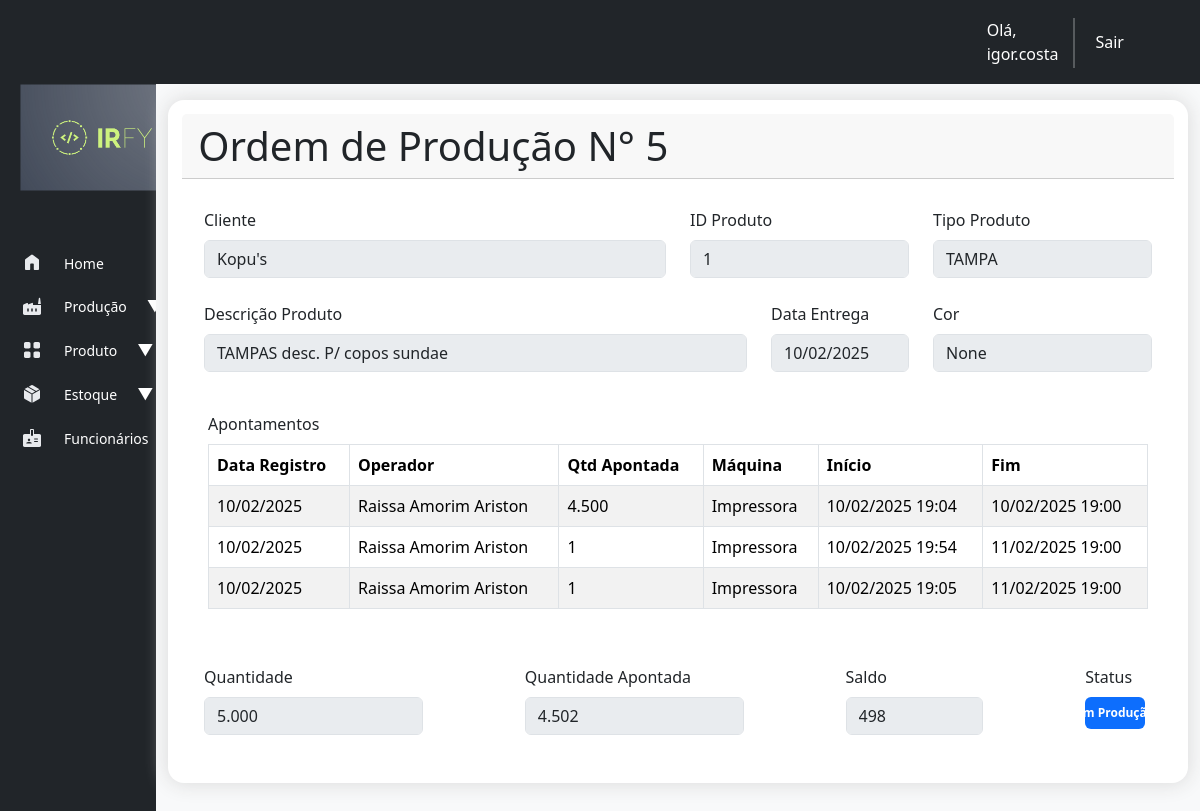
Screenshot of /producao/ordem_producao/5/ (signed in) with the database file from the repository.
### producao/models.py (models this page shows, shortened)
class OrdemProducao(models.Model):
    STATUS_CHOICES = [
        ('pendente', 'Pendente'),
        ('em_producao', 'Em Produção'),
        ('finalizada', 'Finalizada'),
    ]
    produto = models.ForeignKey(Produto, on_delete=models.CASCADE)
    quantidade = models.FloatField()
    quantidade_produzida = models.FloatField(default=0)
    saldo_op = models.FloatField(blank=True, null=True)
    data_criacao = models.DateTimeField(auto_now_add=True)
    data_previsao = models.DateField()
    status = models.CharField(max_length=20, choices=STATUS_CHOICES, default='pendente')
    is_estoque = models.BooleanField(default=0)
    data_fabricacao = models.DateField(null=True)
    lote = models.CharField(max_length=10, null=True)
    class Meta:
        verbose_name_plural = 'ordens_de_producao'

class ApontamentoProducao(models.Model):
    ordem_producao = models.ForeignKey(OrdemProducao, on_delete=models.CASCADE)
    quantidade_produzida = models.IntegerField()
    maquina = models.ForeignKey(Maquina, on_delete=models.CASCADE)
    funcionario_apontamento = models.ForeignKey(Funcionario, on_delete=models.CASCADE, default=1)
    inicio_producao = models.DateTimeField()
    fim_producao = models.DateTimeField()
    data_input_apontamento = models.DateTimeField(auto_now_add=True)
    class Meta:
        verbose_name_plural = 'Apontamentos'

class Maquina(models.Model):
    STATUS_CHOICES = [
        ('ativo', 'Ativo'),
        ('inativo', 'Inativo'),
    ]
    nome = models.CharField(max_length=255)
    codigo = models.CharField(max_length=50, unique=True)
    observacao = models.CharField(max_length=300, blank=True, null=True)
    capacidade_producao = models.DecimalField(max_digits=10, decimal_places=2)
    em_manutencao = models.BooleanField(default=False)
    status = models.CharField(max_length=7, choices=STATUS_CHOICES, default="ativo")
    date_added = models.DateTimeField(auto_now_add=True)
    def __str__(self):
        return self.nome

### cadastro/models.py (models this page shows)
class Produto(models.Model):
    TIPO_PRODUTO = [
        ('TAMPA', 'Tampa'),
        ('COPO', 'Copo'),
        ('POTE', 'Pote'),
        ('BANDEJA', 'Bandeja'),
        ('PRATO', 'Prato'),
        ('KIT POTE', 'Kit Pote'),
    ]
    STATUS_PRODUTO = [
        ('ativo', 'Ativo'),
        ('inativo', 'Inativo'),
    ]
    cliente = models.ForeignKey(Cliente, on_delete=models.CASCADE)
    tipo = models.CharField(max_length=10, choices=TIPO_PRODUTO, null=True)
    codigo = models.CharField(max_length=50, unique=True)
    descricao = models.TextField(blank=True, null=True)
    material = models.CharField(max_length=100, null=True, blank=True)
    peso = models.DecimalField(max_digits=10, decimal_places=2, null=True)
    volume = models.IntegerField(null=True)
    cor = models.CharField(max_length=50, null=True, blank=True)
    status = models.CharField(max_length=7, choices=STATUS_PRODUTO, default="ativo", null=True)
    def __str__(self):
        return self.codigo

class Cliente(models.Model):
    TIPOS_CLIENTE = [
        ('pf', 'Pessoa Física'),
        ('pj', 'Pessoa Jurídica'),
    ]
    nome_cliente = models.CharField(max_length=255)
    tipo_cliente = models.CharField(max_length=2, choices=TIPOS_CLIENTE, default='pf')
    cpf_cnpj = models.CharField(max_length=18, unique=True)
    email = models.EmailField(max_length=254)
    telefone = models.CharField(max_length=20, blank=True, null=True)
    endereco = models.TextField()
    data_cadastro = models.DateTimeField(auto_now_add=True)
    def __str__(self):
        return self.nome_cliente

class Funcionario(models.Model):
    STATUS_CHOICES = [
        ('ativo', 'Ativo'),        ('inativo', 'Inativo'),
    ]
    nome_funcionario = models.CharField(max_length=100)
    matricula_funcionario = models.CharField(max_length=5, unique=True)
    status = models.CharField(max_length=7, choices=STATUS_CHOICES, default="ativo")
    created_at = models.DateField(auto_now_add=True)
    def __str__(self):
        return self.nome_funcionario

### producao/views.py (the view)
# urls.py: path('ordem_producao/<ordem_producao_id>/', views.ordem_de_producao, name='ordem_producao'),
@login_required
def ordem_de_producao(request, ordem_producao_id):
    ordem_producao = OrdemProducao.objects.get(id=ordem_producao_id)
    apontamentos = ApontamentoProducao.objects.filter(ordem_producao=ordem_producao)
    context = {'ordem_producao': ordem_producao, 'apontamentos': apontamentos}
    return render(request, 'producao/ordem_producao.html', context)

### producao/templates/producao/ordem_producao.html (shortened to what this page needs)
{% extends "base.html" %}
{% load humanize %}
{% load django_bootstrap5 %}
{% block header %}
    <div class="card-header d-flex justify-content-between">
      <div>
          <h2 class="display-6 mb-0">Ordem de Produção N° <strong>{{ ordem_producao.id }}</strong></h2>
      </div>
  </div>
{% endblock header %}
{% block content %}
    <div class="container">
        <div class="row">
            <div class="col-md-6 mb-4">
                <label for="disabledTextInput" class="form-label">Cliente</label>
                <input disabled type="text" id="disabledTextInput" class="form-control form-control" value="{{ ordem_producao.produto.cliente }}">
            </div>
            <div class="col-md-3 mb-4">
                <label for="disabledTextInput" class="form-label">ID Produto</label>
                <input disabled type="text" id="disabledTextInput" class="form-control form-control" value="{{ ordem_producao.produto }}">
            </div>
            <div class="col-md-3 mb-4">
                <label for="disabledTextInput" class="form-label">Tipo Produto</label>
                <input disabled type="text" id="disabledTextInput" class="form-control form-control" value="{{ ordem_producao.produto.tipo }}">
            </div>
        </div>
        <div class="row">
            <div class="col-md-7 mb-4">
                <label for="disabledTextInput" class="form-label">Descrição Produto</label>
                <input disabled type="text" id="disabledTextInput" class="form-control form-control" value="{{ ordem_producao.produto.descricao }}">
            </div>
            <div class="col-md-2 mb-4">
                <label for="disabledTextInput" class="form-label">Data Entrega</label>
                <input disabled type="text" id="disabledTextInput" class="form-control form-control" value="{{ ordem_producao.data_previsao | date:'d/m/Y' }}">
            </div>
            <div class="col-md-3 mb-4">
                <label for="disabledTextInput" class="form-label">Cor</label>
                <input disabled type="text" id="disabledTextInput" class="form-control form-control" value="{{ ordem_producao.produto.cor }}">
            </div>
        </div>
        <div class="row">
            <div class="col-md-12 mb-4 p-3">
                <label class="form-label">Apontamentos</label>
                <table class="table table-bordered table-striped">
                    <thead>
                        <tr>
                            <th>Data Registro</th>
                            <th>Operador</th>
                            <th>Qtd Apontada</th>
                            <th>Máquina</th>
                            <th>Início</th>
                            <th>Fim</th>
                        </tr>
                    </thead>
                    <tbody>
                        {% for apontamento in apontamentos %}
                        <tr>
                            <td> {{ apontamento.data_input_apontamento | date:'d/m/Y' }} </td>
                            <td> {{ apontamento.funcionario_apontamento }} </td>
                            <td> {{ apontamento.quantidade_produzida | intcomma }} </td>
                            <td> {{ apontamento.maquina }} </td>
                            <td> {{ apontamento.inicio_producao | date:'d/m/Y H:s' }} </td>
                            <td> {{ apontamento.fim_producao | date:'d/m/Y H:s' }} </td>
                        </tr>
                        {% empty %}
                        <tr>
                            <td colspan="5">Nenhum apontamento encontrado.</td>
                        </tr>
                        {% endfor %}
                    </tbody>
                </table>
            </div>
        </div>
        <div class="row">
            <div class="col-md-3 mb-4">
                <label for="disabledTextInput" class="form-label">Quantidade</label>
                <input disabled type="text" id="disabledTextInput" class="form-control form-control" value="{{ ordem_producao.quantidade|floatformat:0|intcomma }}">
            </div>
            <div class="col-md-3 mb-4" style="margin-left: 8%;">
                <label for="disabledTextInput" class="form-label">Quantidade Apontada</label>
                <input disabled type="text" id="disabledTextInput" class="form-control form-control" value="{{ ordem_producao.quantidade_produzida|floatformat:0|intcomma }}">
            </div>
            <div class="col-md-2 mb-4" style="margin-left: 8%;">
                <label for="disabledTextInput" class="form-label">Saldo</label>
                <input disabled type="text" id="disabledTextInput" class="form-control form-control" value="{{ ordem_producao.saldo_op|floatformat:0|intcomma }}">
            </div>
            <div class="col-md-1 mb-4" style="margin-left: 8%;">
                <label for="disabledTextInput" class="form-label">Status</label>
                {% if ordem_producao.status == "em_producao"%}
                <td><span class="badge text-bg-primary d-flex align-items-center justify-content-center"
                        style="height: 45%; width: 105%;">{{ ordem_producao.get_status_display }}</span></td>
                {% elif ordem_producao.status == "pendente" %}
                <td> <span class="badge text-bg-warning d-flex align-items-center justify-content-center"
                        style="height: 45%; width: 105%;">{{ ordem_producao.get_status_display }}</span></td>
                {% else %}
                <td> <span class="badge text-bg-success d-flex align-items-center justify-content-center"
                        style="height: 45%; width: 105%;">{{ ordem_producao.get_status_display }}</span></td>
                {% endif %}
            </div>
        </div>
    </div>
{% endblock content %}

### templates/base.html (shortened to what this page needs)
{% load django_bootstrap5 %}
<!DOCTYPE html>
<html lang="pt-br">
<head>
  {% bootstrap_css %}
  {% load static %}
  <link rel="stylesheet" href="{% static 'style/base.css' %}">
</head>
<body>
  <nav class="navbar navbar-expand-lg bg-dark">
    <div class="container-fluid">
      <div class="d-flex">
        {% if user.is_authenticated %}
          <p class="nav-link text-white mb-0" aria-current="page" style="margin-right: -3%;">Olá, {{ user.username }}</p>
          <div class="vr text-light" style=" margin-top: 10px; width: 7px; height: 50px;"></div>
          <a class="nav-link active" aria-current="page" href="{% url 'logout' %}">Sair</a>
        {% endif %}
      </div>
    </div>
  </nav>
  <div class="container-fluid">
    <div class="row flex-nowrap">
      <div class="col-auto col-md-1 col-xl-1 bg-dark backSidebar">
        <div class="d-flex flex-column align-items-start min-vh-100">
          <div class="sidebar">
            <img class="logo-irfy rounded img-fluid" src="{% static 'core/logo-irfy2.png' %}">
            <nav class="nav flex-column">
              <a class="nav-link" href="{% url 'index' %}">
                <span class="spanIcon"><img class="sideIcon" src="{% static 'icons/home.svg' %}"></span>
                <span class="description">Home</span>
              </a>
              <a class="nav-link" href="#" data-bs-toggle="collapse" data-bs-target="#submenuProducao"
                aria-expanded="false" aria-controls="submenuProducao">
                <span class="spanIcon"><img class="sideIcon" src="{% static 'icons/factory.svg' %}"></span>
                <span class="description">Produção</span>
                <span class="arrow">▼</span>
              </a>
              <a class="nav-link" href="#" data-bs-toggle="collapse" data-bs-target="#submenuProduto"
                aria-expanded="false" aria-controls="submenuProduto">
                <span class="spanIcon"><img class="sideIcon" src="{% static 'icons/product.svg' %}"></span>
                <span class="description">Produto</span>
                <span class="arrow">▼</span>
              </a>
              <a class="nav-link" href="#" data-bs-toggle="collapse" data-bs-target="#submenuEstoque"
                aria-expanded="false" aria-controls="submenuEstoque">
                <span class="spanIcon"><img class="sideIcon" src="{% static 'icons/package.svg' %}"></span>
                <span class="description">Estoque</span>
                <span class="arrow">▼</span>
              </a>
              <a class="nav-link" href="#" data-bs-toggle="collapse" data-bs-target="#submenuFuncionarios"
                aria-expanded="false" aria-controls="submenuFuncionarios">
                <span class="spanIcon"><img class="sideIcon" src="{% static 'icons/employees.svg' %}"></span>
                <span class="description">Funcionários</span>
                <span class="arrow">▼</span>
              </a>
            </nav>
          </div>
        </div>
      </div>
      <div class="col py-3 bg-light">
        <div class="container bg-white rounded-4 p-4 " style="box-shadow: 0px 0px 20px 1px #dbdbdb;">
          <div class="card card-header-actions" style="margin: -2%; margin-bottom: 2%; height: 10%; background-color: white; border: none; padding: 1%;">{% block header %}{% endblock header %}</div>
          <div>{% block content %} {% endblock content %}</div>
        </div>
      </div>
    </div>
  </div>
</body>
</html>

### static/style/base.css (style rules this page uses)
.backSidebar { width: 13%; padding: 0%; }
.nav-link { width: 100%; display: flex; align-items: center; gap: 20px; padding: 10px 20px; color: white; }
.description { font-size: 14px; }
.logo-irfy { width: 100%; padding: 10%; margin-bottom: 15%; margin-top: -10%; }
.sideIcon { padding: 0; margin: 0; }
.spanIcon { margin-top: -2%; }

### rows the page displays
OrdemProducao: id "5", produto.cliente "Kopu's", produto "1", produto.tipo "TAMPA", produto.descricao "TAMPAS desc. P/ copos sundae", data_previsao "10/02/2025", produto.cor "None", quantidade "5.000", quantidade_produzida "4.502", saldo_op "498", status "Em Produção"
ApontamentoProducao: data_input_apontamento "10/02/2025", funcionario_apontamento "Raissa Amorim Ariston", quantidade_produzida "4.500", maquina "Impressora", inicio_producao "10/02/2025 19:04", fim_producao "10/02/2025 19:00"
ApontamentoProducao: data_input_apontamento "10/02/2025", funcionario_apontamento "Raissa Amorim Ariston", quantidade_produzida "1", maquina "Impressora", inicio_producao "10/02/2025 19:54", fim_producao "11/02/2025 19:00"
ApontamentoProducao: data_input_apontamento "10/02/2025", funcionario_apontamento "Raissa Amorim Ariston", quantidade_produzida "1", maquina "Impressora", inicio_producao "10/02/2025 19:05", fim_producao "11/02/2025 19:00"

### other values shown
{{ user.username }} "igor.costa"
